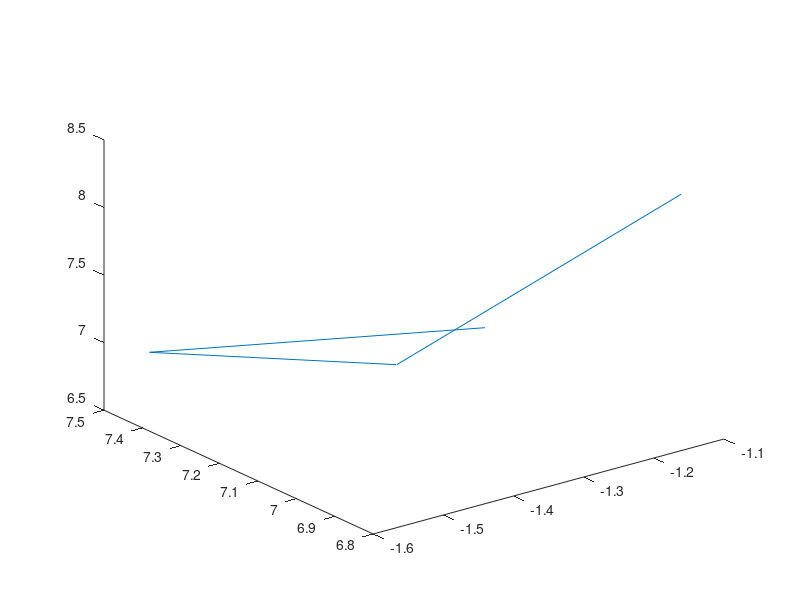

Write the MATLAB code that produced this figure.
X = [-1.1496094,-1.3028907,-1.5711329,-1.3028907];
Y = [6.821016,7.2808595,7.434141,7.0509377];
Z = [8.353828,6.706055,6.974297,7.2808595];
plot3(X,Y,Z);

